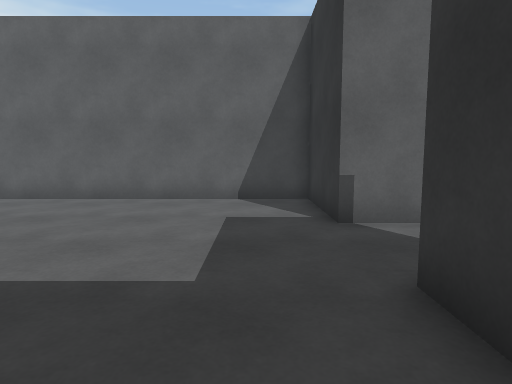
[1] (above)

16 first-person views from a walk through a scene from a Unity 3-D project. The camera is 1.2 m above the floor, tilts 6° down and sees 75° across. The floor is counted in squares, 1 m on a side. Each view is taken from the middle of a square. On the plan, view 1 faces up. The plan holds only what a view shows up to about 14 squares ahead; the rest is blank. The player character is not drawn.

[2]
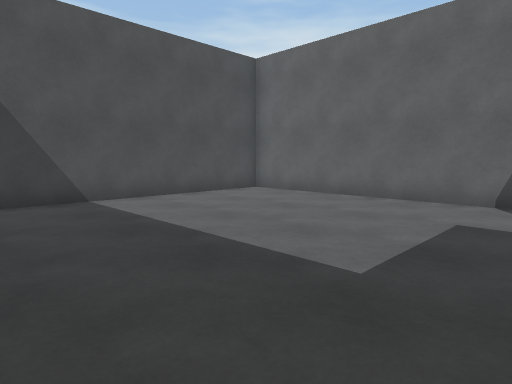

[3]
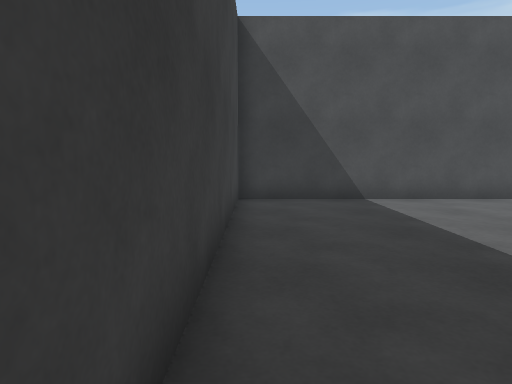

[4]
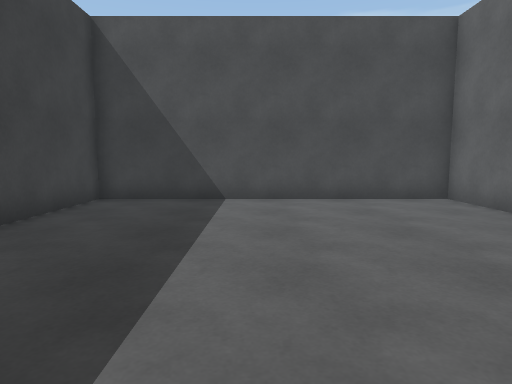

[5]
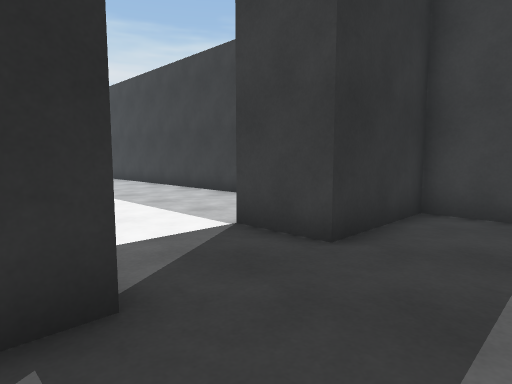

[6]
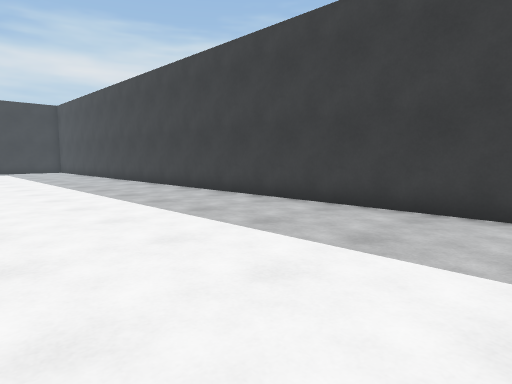

[7]
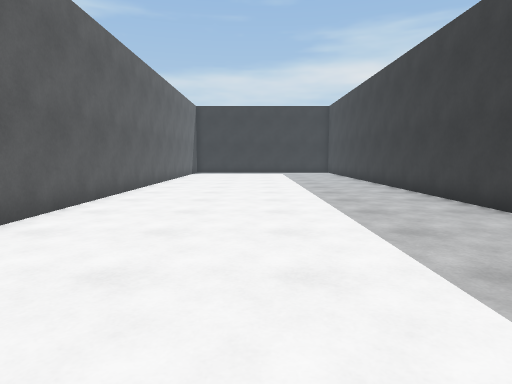

[8]
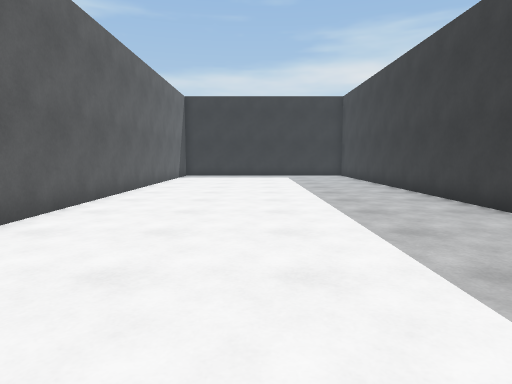

[9]
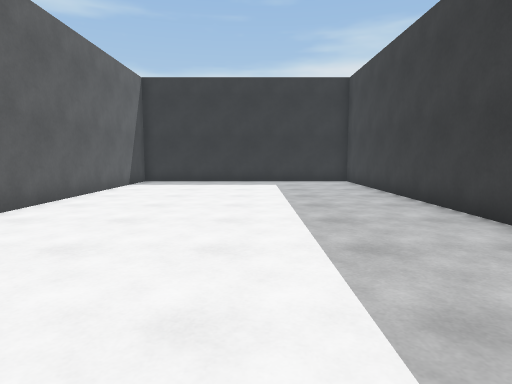

[10]
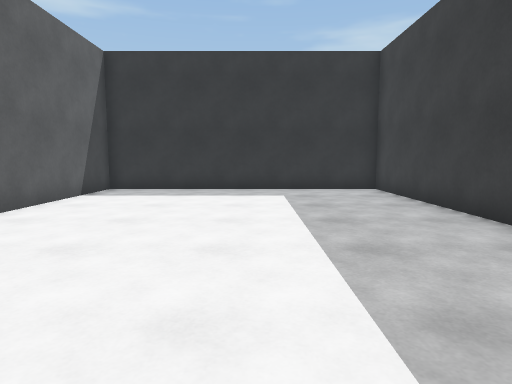

[11]
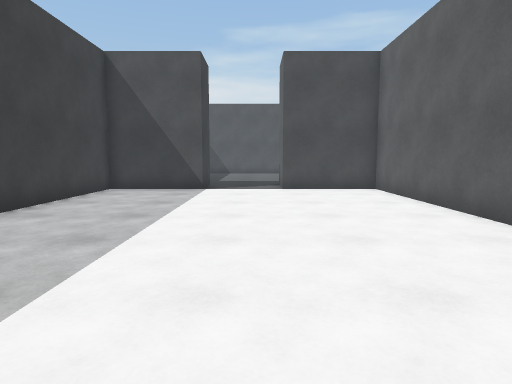

[12]
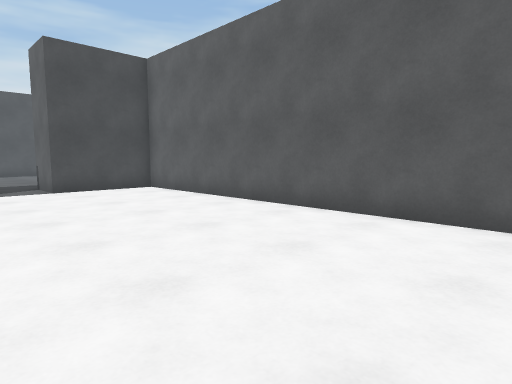

[13]
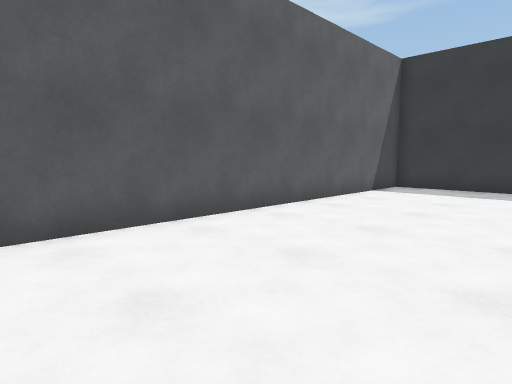

[14]
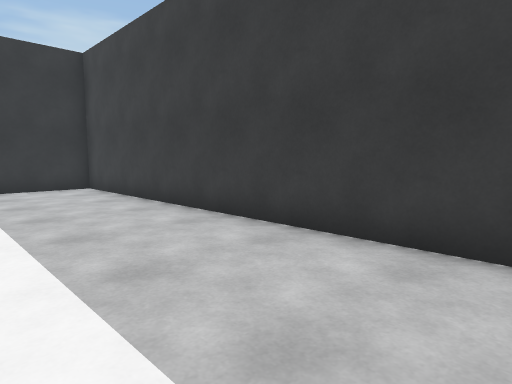

[15]
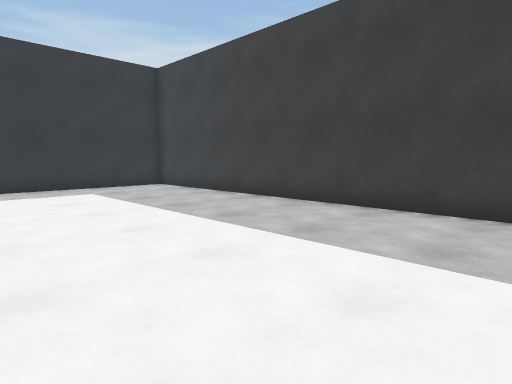

[16]
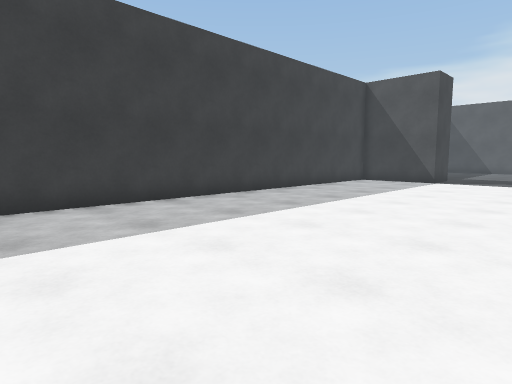

### Floor plan
Ten units are one square. View 1 is at (0, 0); x grows to the right and y downward. Boxes are objects, and circles mark ways between rooms. Rooms are numbered by the first view taken in them; rooms with no view inside come last. Other rooms are left out.
<svg viewBox="-90 -100 430 110">
<path fill="none" stroke="#000" d="M35 -60 15 -60 15 -95 -85 -95 -85 5 15 5 15 -30 35 -30M35 -30 35 5 335 5 335 -95 35 -95 35 -60"/>
<circle cx="25" cy="-45" r="3" fill="#2a7"/>
<text x="-30" y="-50">1</text>
<text x="180" y="-50">2</text>
</svg>
Room 1 opens to room 2.

Where each view was taken, in squares from view 1:
view 1: 0 up, 0 right, facing up
view 2: 0 up, 1 right, facing up-left
view 3: 0 up, 1 right, facing left
view 4: 4 up, 1 right, facing left
view 5: 7 up, 1 left, facing down-right
view 6: 7 up, 5 right, facing down-right
view 7: 5 up, 8 right, facing right
view 8: 5 up, 12 right, facing right
view 9: 4 up, 17 right, facing right
view 10: 4 up, 21 right, facing right
view 11: 5 up, 16 right, facing left
view 12: 3 up, 16 right, facing up-left
view 13: 4 up, 20 right, facing up-right
view 14: 4 up, 20 right, facing down-right
view 15: 7 up, 20 right, facing down-right
view 16: 8 up, 20 right, facing down-left
